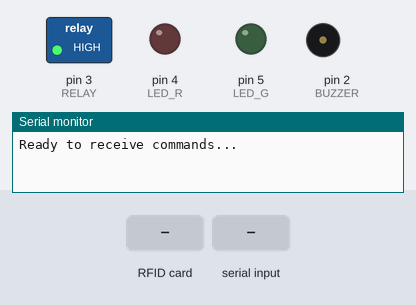
Bench run of a sketch on a simulated Arduino Uno, built with avr-gcc and run on an emulated ATmega328P. On the bench: switched loads named in the sketch (green lamp = pin HIGH), output pins drawn as LEDs (lit = HIGH), buzzer (waves = sounding), the last lines printed to the serial monitor. The inputs (shaded band) are chosen by the test bench. Pins used as bus, display or sensor lines are not drawn.

Above: at 1.2 s.
1.3 s: RFID card 6F A1 84 1F held to the reader
At 3.7 s:
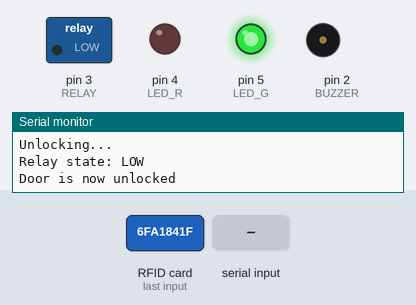
4.0 s: "L" received over Serial
At 4.9 s:
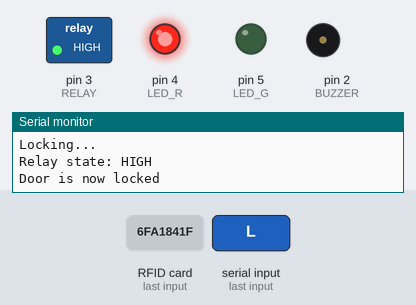
5.5 s: RFID card DE C2 E1 00 held to the reader
At 7.9 s:
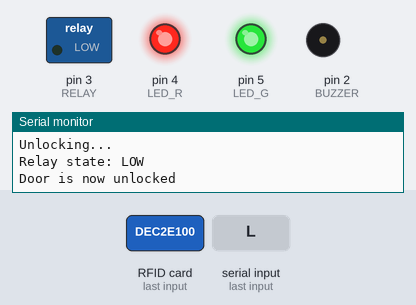
8.2 s: RFID card 5E 7A 19 C4 held to the reader
At 9.3 s:
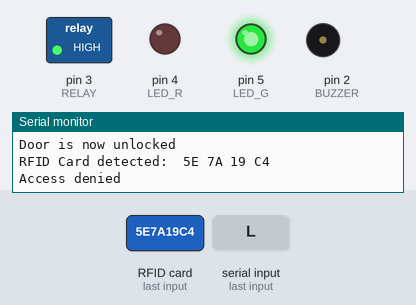
Timing chart, 0 to 11.2 s (numbered marks = the images above; inputs shaded):
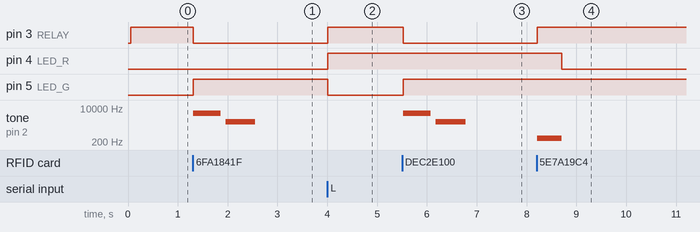

Measured:
- after the input at 1.3 s, pin 3 (RELAY): HIGH → LOW at once; pin 5 (LED_G): LOW → HIGH at once; tone on pin 2 (BUZZER): silent → 5500 Hz at once, → silent 0.55 s later, → 2000 Hz 0.10 s later, → silent 0.60 s later
- after the input at 4.0 s, pin 3 (RELAY), pin 4 (LED_R): LOW → HIGH at once; pin 5 (LED_G): HIGH → LOW at once
- after the input at 5.5 s, pin 3 (RELAY): HIGH → LOW at once; pin 5 (LED_G): LOW → HIGH at once; tone on pin 2 (BUZZER): silent → 5500 Hz at once, → silent 0.55 s later, → 2000 Hz 0.10 s later, → silent 0.60 s later
- after the input at 8.2 s, pin 3 (RELAY): LOW → HIGH at once; pin 4 (LED_R): HIGH → LOW after 0.51 s; tone on pin 2 (BUZZER): silent → 300 Hz at once, → silent 0.50 s later

The sketch:

Reactnativeapp.ino
```cpp
#include <MFRC522.h>
#include <SPI.h>

#define SS_PIN 10
#define RST_PIN 9
#define LED_G 5
#define LED_R 4
#define RELAY 3
#define BUZZER 2
#define ACCESS_DELAY 1000
#define DENIED_DELAY 500

MFRC522 mfrc522(SS_PIN, RST_PIN);

bool doorLocked = true;

void setup()
{
  Serial.begin(9600);
  SPI.begin();
  mfrc522.PCD_Init();
  pinMode(LED_G, OUTPUT);
  pinMode(LED_R, OUTPUT);
  pinMode(RELAY, OUTPUT);
  pinMode(BUZZER, OUTPUT);
  noTone(BUZZER);
  digitalWrite(RELAY, HIGH);  // Start with the lock in the locked state
  Serial.println("Ready to receive commands...");
}

void loop()
{
  // Check if there is any data available on the serial port
  if (Serial.available() > 0) {
    char command = Serial.read();
    Serial.print("Command received: ");
    Serial.println(command);

    // Handle the unlock and lock commands
    if (command == 'U') {
      unlockDoor();
    } else if (command == 'L') {
      lockDoor();
    } else {
      Serial.print("Unknown command: ");
      Serial.println(command);
    }
  }

  // Check for RFID card presence and read data if available
  if (mfrc522.PICC_IsNewCardPresent() && mfrc522.PICC_ReadCardSerial()) {
    String content = "";
    for (byte i = 0; i < mfrc522.uid.size; i++) {
      content.concat(String(mfrc522.uid.uidByte[i] < 0x10 ? " 0" : " "));
      content.concat(String(mfrc522.uid.uidByte[i], HEX));
    }
    content.toUpperCase();
    Serial.print("RFID Card detected: ");
    Serial.println(content);

    // Check if the RFID card matches the allowed cards
    if (content.substring(1) == "6F A1 84 1F" || content.substring(1) == "DE C2 E1 00") {
      unlockDoor();
    } else {
      denyAccess();
    }
  }
}

void unlockDoor() {
  if (doorLocked) {
    Serial.println("Unlocking...");
    digitalWrite(RELAY, LOW);  // Activate the relay to unlock
    Serial.println("Relay state: LOW");
    digitalWrite(LED_G, HIGH);  // Green LED on to indicate unlocked
    tone(BUZZER, 5500);  // First tone
    delay(550);         // Duration of the first tone
    noTone(BUZZER);
    delay(100);         // Brief pause between tones
    tone(BUZZER, 2000);  // Second tone
    delay(600);         // Duration of the second tone
    noTone(BUZZER);
    doorLocked = false;
    Serial.println("Door is now unlocked");
  } else {
    Serial.println("Door is already unlocked");
  }
}

void lockDoor() {
  if (!doorLocked) {
    Serial.println("Locking...");
    digitalWrite(RELAY, HIGH);  // Deactivate the relay to lock
    Serial.println("Relay state: HIGH");
    digitalWrite(LED_G, LOW);   // Green LED off
    digitalWrite(LED_R, HIGH);  // Red LED on to indicate locked
    doorLocked = true;
    Serial.println("Door is now locked");
  } else {
    Serial.println("Door is already locked");
  }
}

void denyAccess() {
  Serial.println("Access denied");
  digitalWrite(RELAY, HIGH);
  digitalWrite(LED_R, HIGH);  // Red LED on to indicate access denied
  tone(BUZZER, 300);
  delay(DENIED_DELAY);
  tone(BUZZER, 100);
  digitalWrite(LED_R, LOW);
  noTone(BUZZER);
}
```
